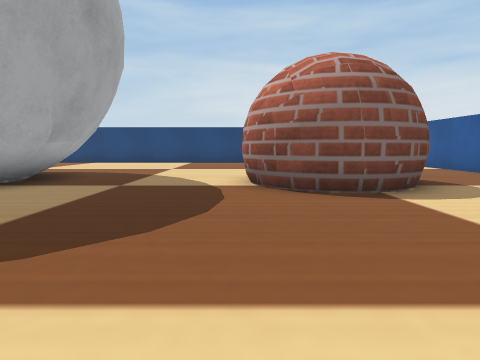
[1] (above)

21 first-person views from a walk through a world built for the Webots simulator. The camera is 0.04 m above the floor, tilts 6° down and sees 75° across. The floor is counted in squares, 0.05 m on a side. Each view is taken from the middle of a square. On the plan, view 1 faces up. The plan holds only what a view shows up to about 10 squares ahead; the rest is blank. Robots are left out. Simple shapes and patterns stand in for the simulator's stock objects.

[2]
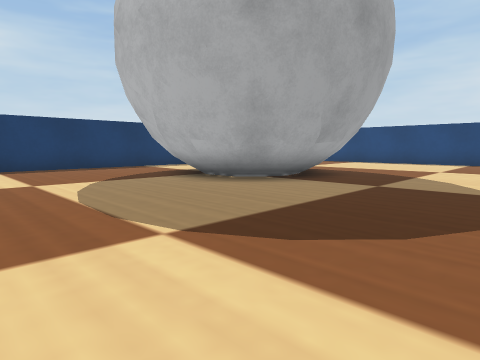

[3]
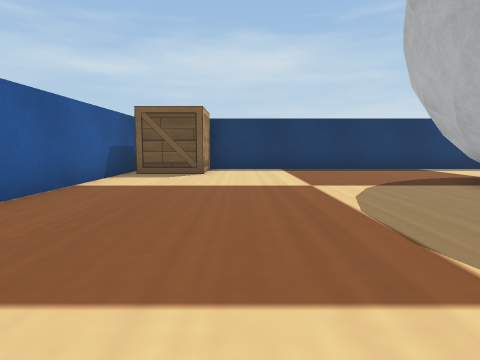

[4]
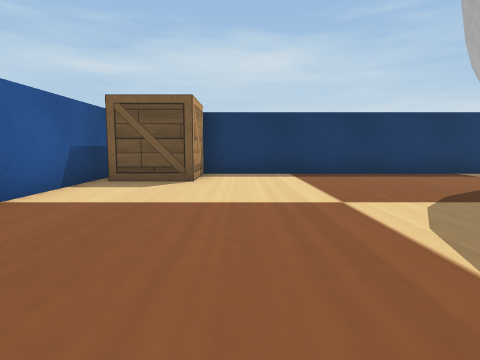

[5]
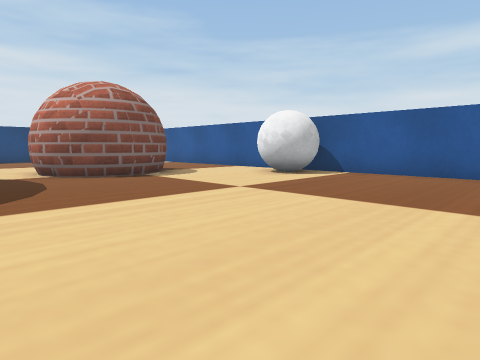

[6]
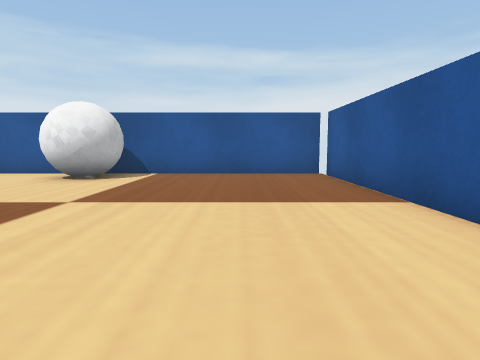

[7]
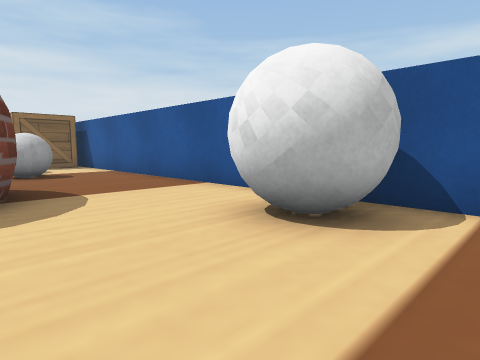

[8]
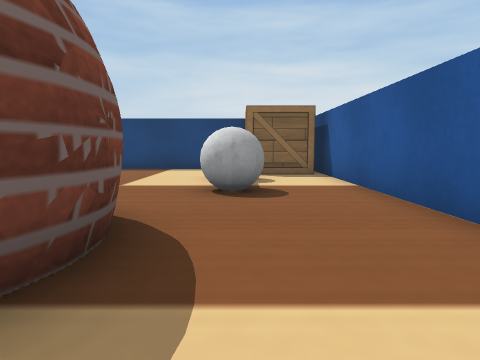

[9]
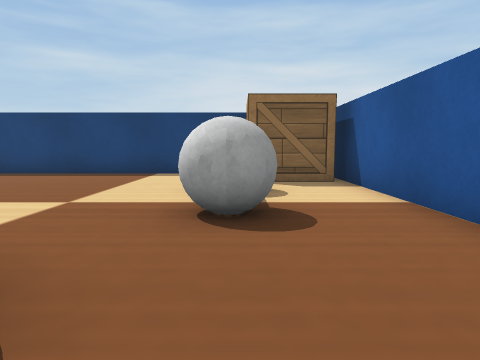

[10]
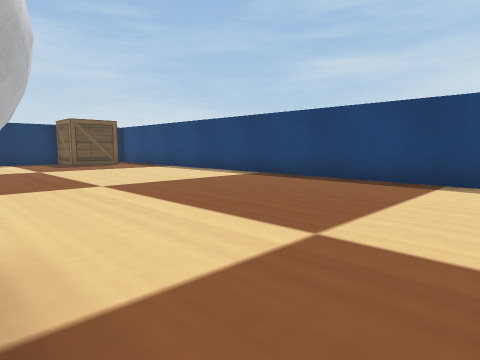

[11]
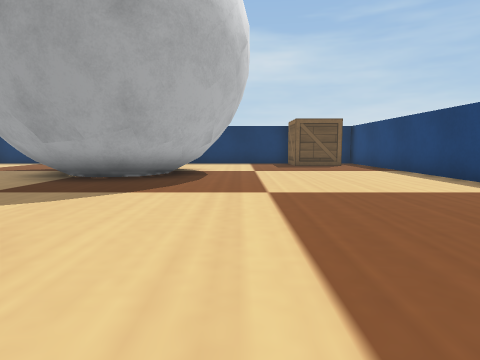

[12]
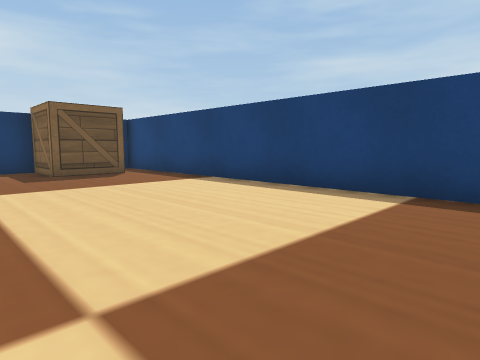

[13]
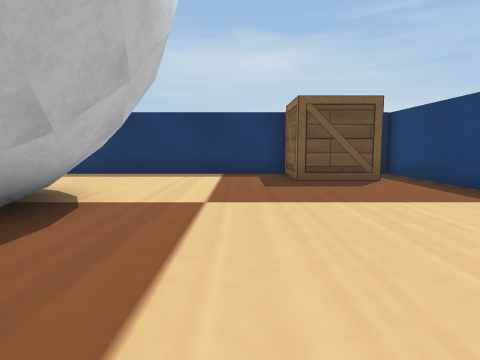

[14]
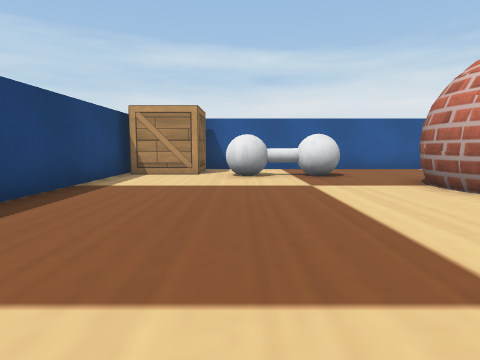

[15]
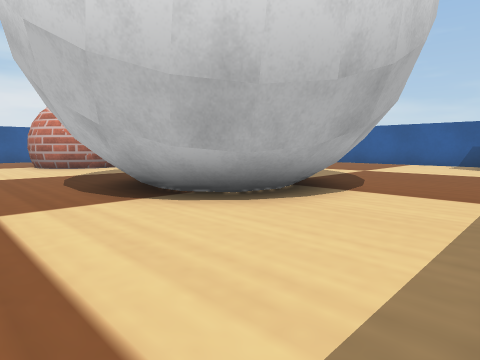

[16]
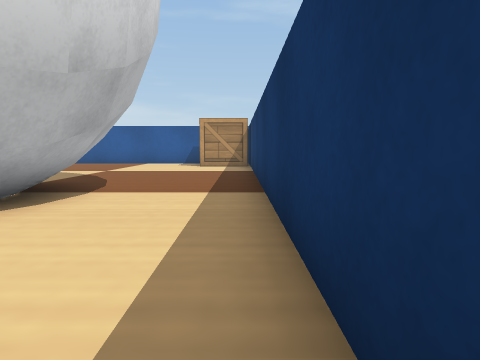

[17]
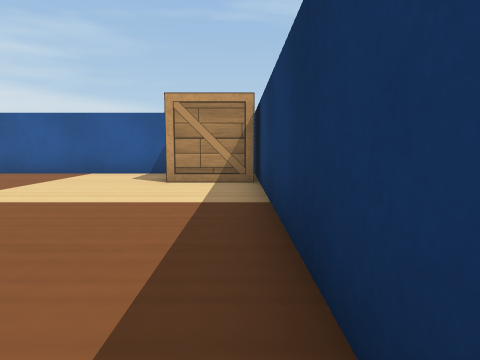

[18]
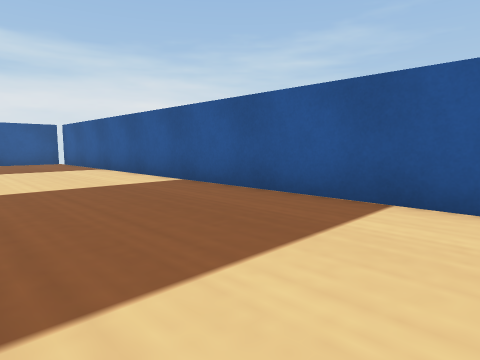

[19]
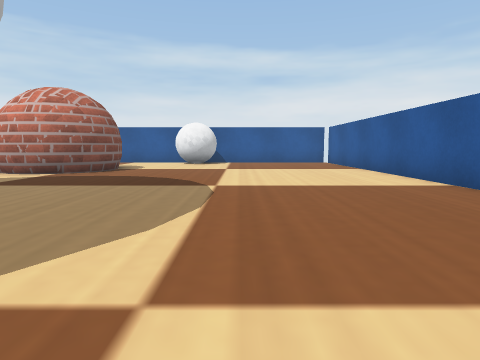

[20]
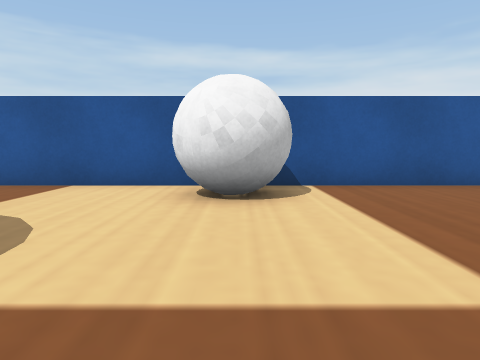

[21]
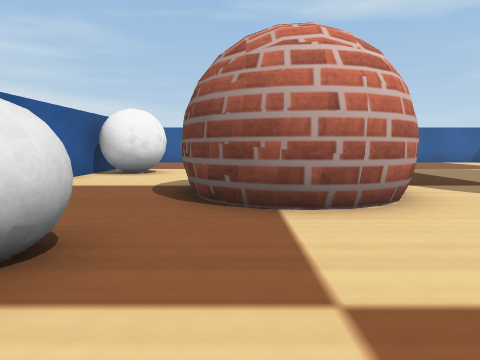

### Floor plan
Key: @ floor where view 1 was taken; # wall or solid block; . floor; B white ball; W wooden box; O other object.
Columns run from 13 left of view 1 to 8 right of it. Each row starts with its distance up from view 1.
 17 ####################
 16 #.................W
 15   W...............W  #
 14   W................WW#
 13 #WW..............OO..#
 12 #.................O..#
 11 #.....B..........OO..#
 10 #...BBBBB.........O..#
  9 #..BBBBBBB....OOO....#
  8 #..BBB BBB...OOOOO...#
  7 #..BBB  BB...OOO O...#
  6 #..BBBBBBB....OOOO...#
  5 #...BBBBBB.....O.....#
  4 #....BBB...........OO#
  3 #.................OOO#
  2 #..................OO#
  1 #....................#
  0 #............@.......#
 -1 #WWW.................#
 -2  W W.................#
 -3  W W.................#
 -4  #####################

Where each view was taken, in squares from view 1:
view 1: 0 up, 0 right, facing up
view 2: 0 up, 0 right, facing up-left
view 3: 0 up, 1 left, facing left
view 4: 0 up, 3 left, facing left
view 5: 3 down, 2 left, facing up-right
view 6: 1 down, 2 left, facing right
view 7: 1 up, 3 right, facing up-right
view 8: 5 up, 5 right, facing up
view 9: 7 up, 5 right, facing up
view 10: 9 up, 4 right, facing up-left
view 11: 11 up, 3 right, facing left
view 12: 11 up, 1 left, facing up-left
view 13: 12 up, 3 left, facing left
view 14: 13 up, 4 left, facing right
view 15: 12 up, 12 left, facing down-right
view 16: 12 up, 12 left, facing down
view 17: 6 up, 12 left, facing down
view 18: 1 up, 9 left, facing down-right
view 19: 1 up, 9 left, facing right
view 20: 3 up, 1 right, facing right
view 21: 13 up, 3 right, facing down
